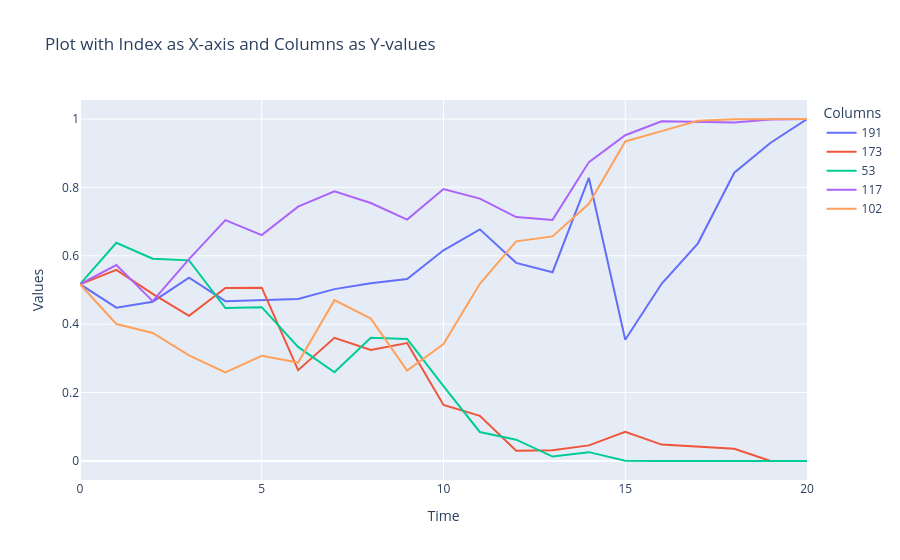

Notebook code for this chart:
### Code cell
fig = go.Figure()

# Add traces for each column
for column in deltas.columns[values]:
    fig.add_trace(go.Scatter(x=deltas.index, y=deltas[column], mode='lines', name=column))

# Update layout
fig.update_layout(
    title='Plot with Index as X-axis and Columns as Y-values',
    xaxis_title='Time',
    yaxis_title='Values',
    template='plotly',
    legend=dict(title='Columns'),
)

# Show the plot
fig.show()

### Figure 1 — Plotly figure (JSON) as saved in the notebook; plotly's stock layout.template omitted (floating-point values rounded to 4 significant figures)
{"data": [{"mode": "lines", "name": "191", "type": "scatter", "x": [0, 1, 2, 3, 4, 5, 6, 7, 8, 9, 10, 11, 12, 13, 14, 15, 16, 17, 18, 19, 20], "y": [0.5169, 0.4485, 0.4659, 0.5361, 0.4675, 0.4699, 0.474, 0.5025, 0.5196, 0.5321, 0.6162, 0.6773, 0.5794, 0.5521, 0.8275, 0.3544, 0.5182, 0.6365, 0.8429, 0.9307, 1]}, {"mode": "lines", "name": "173", "type": "scatter", "x": [0, 1, 2, 3, 4, 5, 6, 7, 8, 9, 10, 11, 12, 13, 14, 15, 16, 17, 18, 19, 20], "y": [0.5169, 0.5587, 0.4887, 0.4243, 0.5056, 0.5069, 0.2656, 0.3603, 0.3247, 0.345, 0.1638, 0.132, 0.03019, 0.03133, 0.04567, 0.08506, 0.04799, 0.0411, 0.03571, 1.8e-05, 0]}, {"mode": "lines", "name": "53", "type": "scatter", "x": [0, 1, 2, 3, 4, 5, 6, 7, 8, 9, 10, 11, 12, 13, 14, 15, 16, 17, 18, 19, 20], "y": [0.5169, 0.6381, 0.5915, 0.5867, 0.4471, 0.4499, 0.3337, 0.2596, 0.3604, 0.3567, 0.2188, 0.08483, 0.06233, 0.01303, 0.02587, 0.0008267, 6.293e-05, 1.94e-05, 3.224e-07, 6.998e-13, 0]}, {"mode": "lines", "name": "117", "type": "scatter", "x": [0, 1, 2, 3, 4, 5, 6, 7, 8, 9, 10, 11, 12, 13, 14, 15, 16, 17, 18, 19, 20], "y": [0.5169, 0.5729, 0.4674, 0.5903, 0.7042, 0.6605, 0.7437, 0.7884, 0.7544, 0.706, 0.795, 0.7672, 0.7131, 0.705, 0.874, 0.9526, 0.9935, 0.9913, 0.9901, 0.9983, 1]}, {"mode": "lines", "name": "102", "type": "scatter", "x": [0, 1, 2, 3, 4, 5, 6, 7, 8, 9, 10, 11, 12, 13, 14, 15, 16, 17, 18, 19, 20], "y": [0.5169, 0.4005, 0.3742, 0.3088, 0.259, 0.3076, 0.2878, 0.4704, 0.4165, 0.2647, 0.3423, 0.5183, 0.6423, 0.6567, 0.7522, 0.9344, 0.9646, 0.9945, 0.9993, 0.9999, 1]}], "layout": {"legend": {"title": {"text": "Columns"}}, "title": {"text": "Plot with Index as X-axis and Columns as Y-values"}, "xaxis": {"title": {"text": "Time"}}, "yaxis": {"title": {"text": "Values"}}}}
